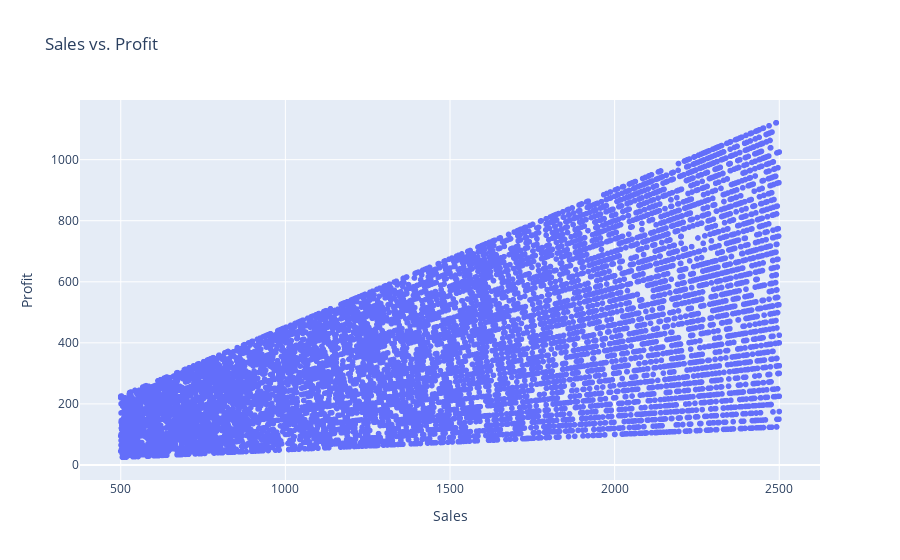

Notebook code for this chart:
### Code cell
# Create scatterplot of sales and profit
fig = px.scatter(df, x='Sales', y='Profit', title='Sales vs. Profit')
fig.show()

### Figure 1 — Plotly figure (JSON) as saved in the notebook; plotly's stock layout.template omitted (floating-point values rounded to 4 significant figures; data arrays with more than 128 entries replaced by an {"elided": "..."} marker saying what was removed)
{"data": [{"hovertemplate": "Sales=%{x}<br>Profit=%{y}<extra></extra>", "legendgroup": "", "marker": {"color": "#636efa", "symbol": "circle"}, "mode": "markers", "name": "", "showlegend": false, "type": "scattergl", "x": {"elided": "9994 int values"}, "xaxis": "x", "y": {"elided": "9994 float values"}, "yaxis": "y"}], "layout": {"legend": {"tracegroupgap": 0}, "title": {"text": "Sales vs. Profit"}, "xaxis": {"anchor": "y", "domain": [0, 1], "title": {"text": "Sales"}}, "yaxis": {"anchor": "x", "domain": [0, 1], "title": {"text": "Profit"}}}}
